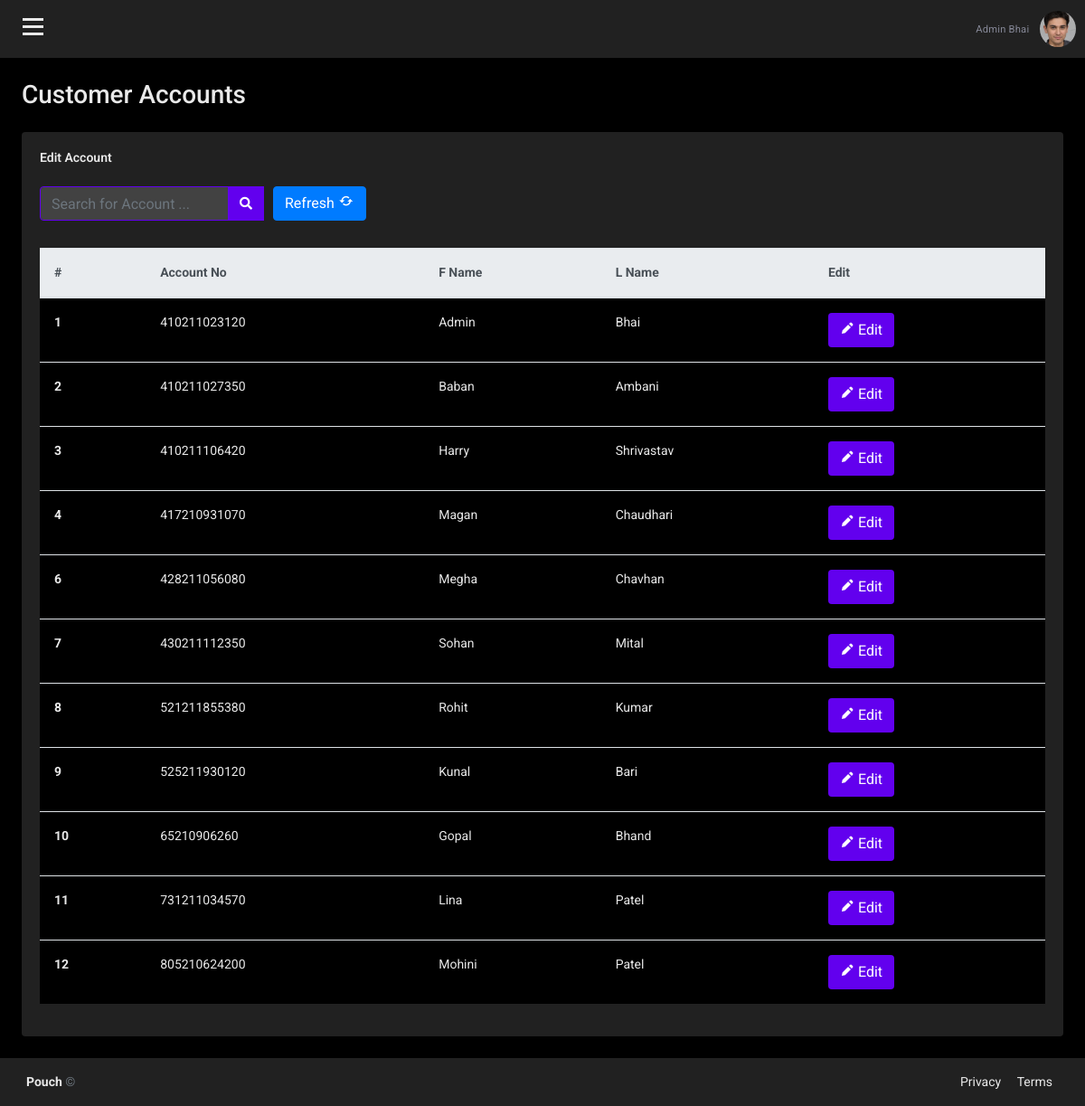
The page /admin/accounts/EditAccount.php (signed in) on the database its author committed.
### tables this page shows
CREATE TABLE `customer_detail` (
  `C_No` int(11) NOT NULL,
  `Account_No` varchar(12) NOT NULL,
  `C_First_Name` text NOT NULL,
  `C_Last_Name` text NOT NULL,
  `Gender` text NOT NULL,
  `C_Father_Name` text NOT NULL,
  `C_Mother_Name` text NOT NULL,
  `C_Birth_Date` date NOT NULL,
  `C_Adhar_No` varchar(12) NOT NULL,
  `C_Pan_No` varchar(10) NOT NULL,
  `C_Mobile_No` varchar(10) NOT NULL,
  `C_Email` varchar(200) NOT NULL,
  `C_Pincode` varchar(6) NOT NULL,
  `C_Adhar_Doc` varchar(500) NOT NULL,
  `C_Pan_Doc` varchar(500) NOT NULL,
  `Create_Date` date NOT NULL DEFAULT current_timestamp(),
  `ProfileColor` varchar(100) NOT NULL,
  `ProfileImage` varchar(400) NOT NULL,
  `Bio` varchar(100) NOT NULL
);

### admin/adminData.php (called while the page is built, shortened)
<?php
    $AccountNo = $_SESSION['accountNo'];
    $query = "SELECT * FROM customer_detail WHERE Account_No = '$AccountNo'";
    $result = mysqli_query($conn, $query) or die(mysqli_error($conn));
    if (mysqli_num_rows($result) > 0) {
        while ($row = mysqli_fetch_assoc($result)) {
            $Fname = $row['C_First_Name'];
            $Lname = $row['C_Last_Name'];
            $Profile = $row['ProfileImage'];
        }
        $Admin = $Fname." ".$Lname;
        $AdminProfileInner = "../../user/".$Profile;
    }
?>

### admin/accounts/EditAccount.php (the view, shortened to what this page needs)
<?php
include "../connection.php";
include "../adminData.php";
?>
<!doctype html>
<html lang="en">
<head>
    <link rel="stylesheet" href="https://stackpath.bootstrapcdn.com/bootstrap/4.1.3/css/bootstrap.min.css">
    <link href='https://unpkg.com/boxicons@2.0.7/css/boxicons.min.css' rel='stylesheet'>
    <link rel="stylesheet" href="https://use.fontawesome.com/releases/v5.7.2/css/all.css">
    <link rel="stylesheet" href="../css/accounts/OpenAccount.css">
</head>
<body class="dark_bg">
    <div id="wrapper">
        <div id="page-content-wrapper">
            <div id="content">
                <div class="container-fluid p-0 px-lg-0 px-md-0">
                    <nav class="navbar navbar-expand navbar-light gray_bg my-navbar">
                        <div type="button" id="bar" class="nav-icon1 hamburger animated fadeInLeft is-closed" data-toggle="offcanvas">
                            <span class="light_bg"></span>
                            <span class="light_bg"></span>
                            <span class="light_bg"></span>
                        </div>
                        <ul class="navbar-nav ml-auto">
                            <li class="nav-item">
                                <a class="nav-link" href="#" role="button">
                                    <span class="mr-2 d-none d-lg-inline text-gray-600 small"><?php echo $Admin ?></span>
                                    <img id="AdminDropdown" class="img-profile rounded-circle" src="<?php echo  $AdminProfileInner; ?>">
                                </a>
                            </li>
                        </ul>
                    </nav>
                    <div class="container-fluid px-lg-4 dark_bg light">
                        <div class="row">
                            <div class="col-md-12 mt-lg-4 mt-4">
                                <div class="d-sm-flex align-items-center justify-content-between mb-4">
                                    <h1 class="h3 mb-0 light">Customer Accounts</h1>
                                </div>
                            </div>
                            <div class="col-md-12">
                                <div class="row">
                                    <div class="col-sm-12">
                                        <div class="card gray_bg">
                                            <div class="card-body ">
                                                <h5 class="card-title light mb-4 ">Edit Account</h5>
                                                <form action="<?php echo htmlspecialchars($_SERVER["PHP_SELF"]); ?>" method="POST" class="d-none d-sm-inline-block form-inline navbar-search">
                                                    <div class="input-group">
                                                        <input id="SearchText" name="SearchText" style="margin: bottom 30px;" type="text" class="form-control lightGray_bg light border-bg" placeholder="Search for Account ..." aria-label="Search">
                                                        <div class="input-group-append">
                                                            <button id="search" name="search" class="btn btn-custo" type="button">
                                                                <i class="fas fa-search fa-sm"></i>
                                                            </button>
                                                        </div>
                                                        <button style="margin-left: 10px;" id="refresh" class="btn btn-primary" type="button" onclick="reload();">
                                                            Refresh <i class="bx bx-refresh bx-10 ico" style="font-size: 18px;"></i>
                                                        </button>
                                                    </div>
                                                </form>
                                                <div class="table-responsive">
                                                    <table id="EditTable" class="table v-middle" style="margin-top: 30px;">
                                                        <thead class="thead-light">
                                                            <tr>
                                                                <th scope="col">#</th>
                                                                <th scope="col">Account No</th>
                                                                <th scope="col">F Name</th>
                                                                <th scope="col">L Name</th>
                                                                <th scope="col">Edit</th>
                                                            </tr>
                                                        </thead>
                                                        <tbody class="dark_bg">
                                                            <?php
                                                            $query = "SELECT * FROM customer_detail";
                                                            $result = mysqli_query($conn, $query) or die("query fail");
                                                            if (mysqli_num_rows($result) > 0) {
                                                                while ($row = mysqli_fetch_assoc($result)) {
                                                            ?>
                                                                    <tr>
                                                                        <th class="light" scope="row"><?php echo $row['C_No']; ?></th>
                                                                        <td class="light"><?php echo $row['Account_No']; ?></td>
                                                                        <td class="light"><?php echo $row['C_First_Name']; ?></td>
                                                                        <td class="light"><?php echo $row['C_Last_Name']; ?></td>
                                                                        <td class="light">
                                                                            <form action="EditCustomer(A).php" method="POST">
                                                                                <button name="EditTable_Edit_btn" type="submit" class="btn btn-custo"><i class="bx bxs-pencil ico"></i> Edit</button>
                                                                            </form>
                                                                        </td>
                                                                    </tr>
                                                            <?php
                                                                }
                                                            }
                                                            ?>
                                                        </tbody>
                                                    </table>
                                                </div>
                                            </div>
                                        </div>
                                    </div>
                                </div>
                            </div>
                        </div>
                    </div>
                </div>
                <footer class="footer gray_bg">
                    <div class="container-fluid">
                        <div class="row text-muted">
                            <div class="col-6 text-left">
                                <p class="mb-0">
                                    <a href="../../index.php" class="text-muted light"><strong>Pouch
                                        </strong></a> &copy
                                </p>
                            </div>
                            <div class="col-6 text-right">
                                <ul class="list-inline">
                                    <li class="footer-item">
                                        <a class="text-muted light" href="../../privacypolicy.html">Privacy</a>
                                    </li>
                                    <li class="footer-item">
                                        <a class="text-muted light" href="../../terms.html">Terms</a>
                                    </li>
                                </ul>
                            </div>
                        </div>
                    </div>
                </footer>
            </div>
        </div>
    </div>
</body>
</html>

### admin/css/accounts/OpenAccount.css (style rules this page uses)
:root { --light: #e9e9e9; --dark: #000000; --gray: #212121; --lightGray: #424242; --lightblue: #5300e8; }
.light { color: var(--light) !important; }
.light_bg { background-color: var(--light) !important; }
.dark_bg { background-color: var(--dark) !important; }
.gray_bg { background-color: var(--gray) !important; }
.lightGray_bg { background-color: var(--lightGray) !important; }
.border-bg { border: 1px solid rgba(98,0,238,1); }
body { position: relative; overflow-x: hidden; background: #f7f7fc; font-family: 'Roboto', sans-serif; }
body, html { height: 100%; }
.navbar-nav>li>a, .submenu-box ul li a { color: white !important; text-transform: capitalize; font-size: 14px; padding: 10px 10px 10px 20px !important; display: block; font-weight: 400; position: relative; z-index: 2; font-family: 'Roboto', sans-serif; letter-spacing: .2px; }
.navbar-nav li { display: block !important; margin: 2px 0px; }
.nav-item .nav-link { display: block; color: white !important; text-transform: capitalize; text-decoration: none; padding: 6px 10px; transition: 0.4s ease; }
#page-content-wrapper { width: 100%; transition: all 0.5s ease; }
.nav-icon1 { z-index: 999; position: relative; display: block; width: 23px; margin: 0px 30px 0px 25px; cursor: pointer; height: 25px; }
.nav-icon1 span { position: absolute; top: 0; width: 100%; height: 3px; cursor: pointer; background-color: #5d5d5d; left: 0; transform: rotate(0deg); transition: .30s ease-in-out; }
.nav-icon1 span:nth-of-type(1) { top: 0; }
.nav-icon1 span:nth-of-type(2) { top: 8px; }
.nav-icon1 span:nth-of-type(3) { top: 16px; }
.my-navbar { padding: 0px; background-color: white; box-shadow: 0 1px 1px 0 rgba(0, 0, 0, .16); }
.text-gray-600 { color: #858796 !important; }
.nav-link .img-profile { height: 40px; width: 40px; }
.card { margin-bottom: 24px; border: none; box-shadow: 0 0 0.875rem 0 rgba(33, 37, 41, .05); }
.card-body { flex: 1 1 auto; min-height: 1px; padding: 1.25rem; cursor: pointer; }
.card-title { font-size: .875rem; color: #495057; }
.btn-custo { background-color: rgba(98,0,238,1); color: white; }
.card .card-title { position: relative; font-weight: 600; margin-bottom: 10px; }
.table td, .table th { padding: 1rem; font-size: 14px; color: #333; vertical-align: top; border-top: 1px solid #dee2e6; }
footer.footer { padding: 1rem .875rem; direction: ltr; background: #fff; }
footer.footer ul { margin: 0px; list-style: none; }
.footer ul li { display: inline-block; margin: 0px 7px; }
.text-muted { font-size: 14px; }
.ico { color: white !important; }

### rows shown on the page
customer_detail: Admin "Admin Bhai", ProfileImage (picture), C_No "1", Account_No "410211023120", C_First_Name "Admin", C_Last_Name "Bhai"
customer_detail: C_No "2", Account_No "410211027350", C_First_Name "Baban", C_Last_Name "Ambani"
customer_detail: C_No "3", Account_No "410211106420", C_First_Name "Harry", C_Last_Name "Shrivastav"
customer_detail: C_No "4", Account_No "417210931070", C_First_Name "Magan", C_Last_Name "Chaudhari"
customer_detail: C_No "6", Account_No "428211056080", C_First_Name "Megha", C_Last_Name "Chavhan"
customer_detail: C_No "7", Account_No "430211112350", C_First_Name "Sohan", C_Last_Name "Mital"
customer_detail: C_No "8", Account_No "521211855380", C_First_Name "Rohit", C_Last_Name "Kumar"
customer_detail: C_No "9", Account_No "525211930120", C_First_Name "Kunal", C_Last_Name "Bari"
customer_detail: C_No "10", Account_No "65210906260", C_First_Name "Gopal", C_Last_Name "Bhand"
customer_detail: C_No "11", Account_No "731211034570", C_First_Name "Lina", C_Last_Name "Patel"
customer_detail: C_No "12", Account_No "805210624200", C_First_Name "Mohini", C_Last_Name "Patel"
